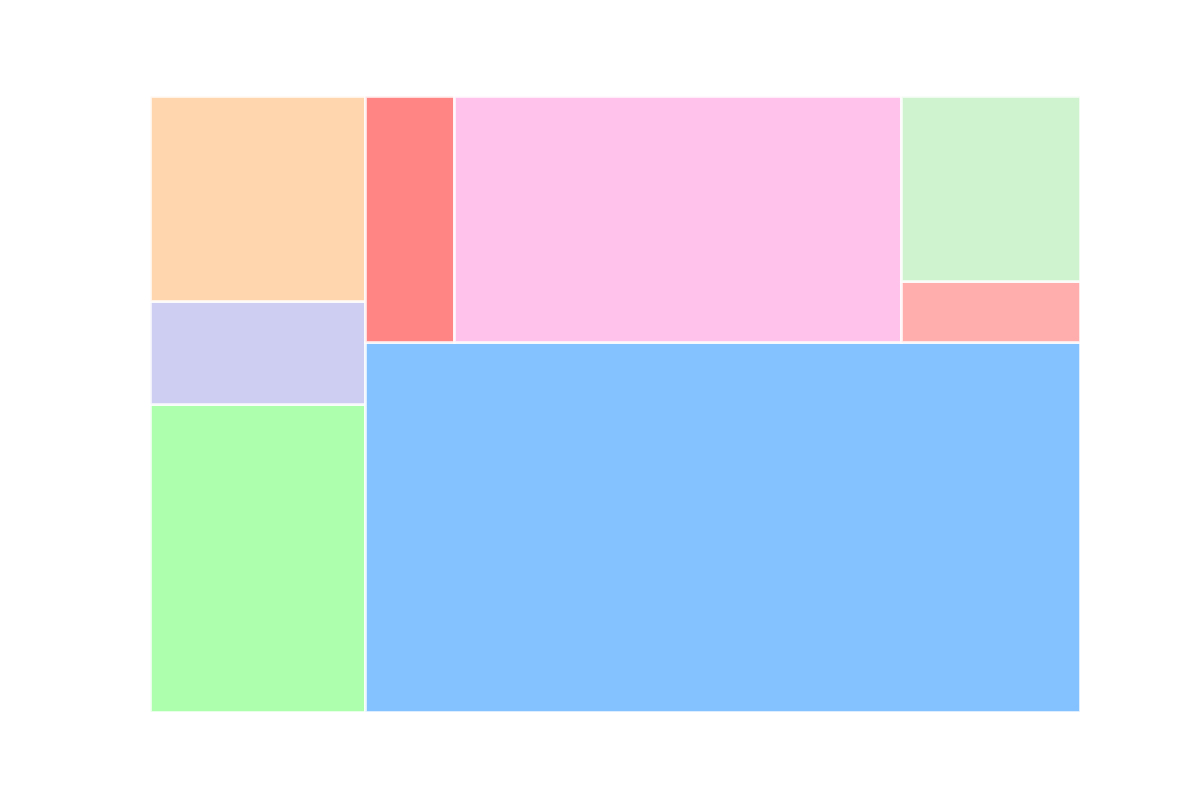

Python code for this plot:
import matplotlib.pyplot as plt
import squarify

# Manually altered expenses
expenses = [300, 100, 200, 1200, 100, 500, 50, 150]
total_expenses = sum(expenses)
sizes = [expense / total_expenses * 100 for expense in expenses]

# Correspondingly shuffled colors manually
colors = ['#99ff99', '#c2c2f0', '#ffcc99', '#66b3ff', '#ff6666', '#ffb3e6', '#ff9999', '#c2f0c2']

plt.figure(figsize=(12, 8))
squarify.plot(sizes=sizes, color=colors, alpha=0.8, edgecolor="white", linewidth=2)
plt.axis('off')
plt.show()
